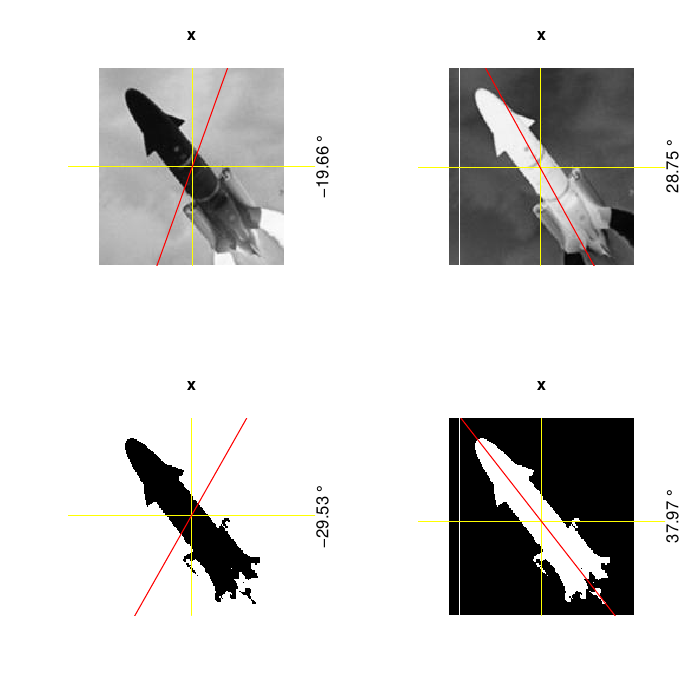

Recreate this plot in R.
load("moment.rda")
pdf("moment.pdf")

images <- list(rocket.dark, rocket.icon, rocket.modes, rocket.plan,
               rocket.pyro, rocket.toy, rocket.trend, rocket.V2)

#a
moment <- function(x,plot=TRUE, ...){
  
  mom <- function(x,p,q,xs=0,ys=0){
    sum(x*((row(x)-xs)^p) * ((col(x)-ys)^q))
  }
  
  center_x <- mom(x,1,0)/mom(x,0,0)
  center_y <- mom(x,0,1)/mom(x,0,0)
  
  inclination <-  1/2 * atan2(2*mom(x,1,1,center_x,center_y), mom(x,2,0, center_x, center_y)-mom(x,0,2, center_x, center_y))
  inclinationDegree <- inclination *180/pi

  if(plot==TRUE){
    #b schwerpunkt plot 
    plot.array(x)
    v = center_y-1/2
    h = nrow(x) - center_x+1/2
    abline(h=h, v=v, col="yellow")
    
    #c neigung plot
    mtext(paste(round(inclinationDegree, digits = 2),"°"), side=4)
    b <- tan(inclination + pi / 2)
    a <- h - v*b

    abline( a, b, col="red")
  }

  result <- c(center=c(center_x,center_y), inclinationDegree=inclinationDegree)
  
}

#d

for(x in images){
  layout(matrix(1:4, 2, 2, byrow=TRUE))
  moment(x)
  moment(1-x)
  moment(binarise(x))
  moment(binarise(1-x))
  layout(1)
}

#e 
#plot.array(rocket.modes)
#plot.array(rocket.trend)

dev.off()

